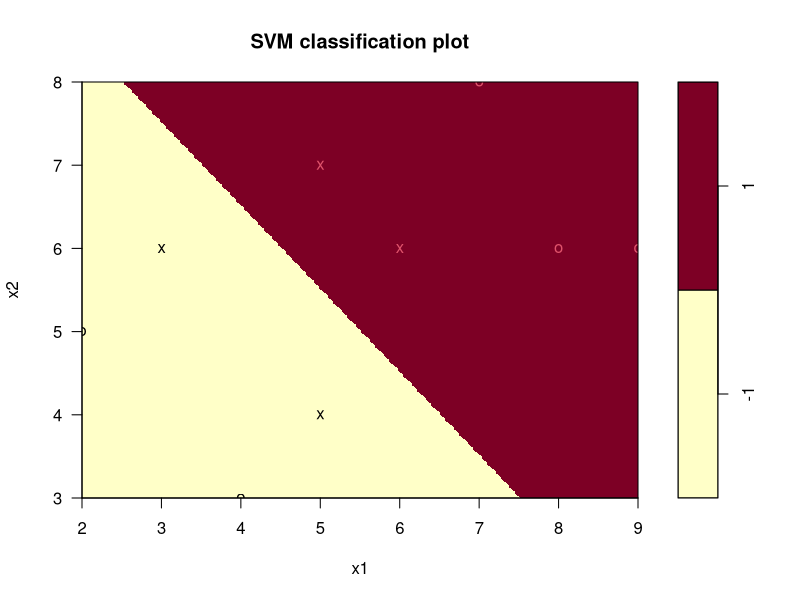

Write the R code that produced this figure. (Note: this script raises an error after producing the figure.)
## ---- chunk 1
library(tidyverse)
## ---- chunk 2
required_packages <- c("tidyverse", "e1071", "Matrix", "quadprog")
lapply(required_packages, function(x) {
  tibble(package=x, version=packageDescription(x, fields = c("Version"))[1])
}) %>% 
  bind_rows() %>%
  knitr::kable()
## ---- chunk 3
train_df <- tibble(
  x1 = c(5, 4, 7, 8, 3, 2, 6, 9, 5),
  x2 = c(7, 3, 8, 6, 6, 5, 6, 6, 4),
  class = c(1, -1, 1, 1, -1, -1, 1, 1, -1)
)

knitr::kable(train_df, booktabs = TRUE,
             align = c('r', 'r', 'r'),
             caption = '선형분리가능 학습표본 데이터')
## ---- chunk 4
library(e1071)
svm_model <- svm(as.factor(class) ~ x1 + x2, data = train_df, kernel = "linear", scale = FALSE)
plot(svm_model, data = train_df, formula = x2 ~ x1, grid = 200)
## ---- chunk 5
w <- t(svm_model$coefs) %*% svm_model$SV
## ---- chunk 6
N <- dim(train_df)[1]
X <- train_df[c('x1', 'x2')] %>% as.matrix()
y <- train_df[['class']] %>% as.numeric()

d <- rep(1, N)
D <- (y %*% t(y)) * (X %*% t(X))
## ---- chunk 7
D_pd <- Matrix::nearPD(D, doSym = T)$mat %>% as.matrix()
## ---- chunk 8
A <- cbind(
  y,
  -y,
  diag(N)
)
b_zero <- rep(0, 2 + N)
## ---- chunk 9
res <- quadprog::solve.QP(D_pd, d, A, b_zero)
alpha_sol <- res$solution
obj_val <- -res$value
## ---- chunk 10
knitr::kable(
  tibble(
    variable = paste0("alpha_", 1:N),
    solution = round(res$solution, digits = 4) 
    ),
  booktabs = TRUE,
  align = c('c', 'c'),
  caption = '이차계획문제의 최적해')
## ---- chunk 11
w <- colSums(alpha_sol * y * X)
print(w)

sv_ind <- which(round(alpha_sol, digits = 4) > 0)
b <- mean((1 - y[sv_ind] * (X[sv_ind, ] %*% w)) / y[sv_ind])
print(b)
## ---- chunk 12
inseparable_train_df <- bind_rows(train_df, 
                                  tibble(x1 = 7, x2 = 6, class = -1))

knitr::kable(inseparable_train_df, booktabs = TRUE,
             align = c('r', 'r', 'r'),
             caption = '선형분리불가능 학습표본 데이터')
## ---- chunk 13
library(e1071)
svm_model <- svm(as.factor(class) ~ x1 + x2, data = inseparable_train_df, 
                 kernel = "linear", cost = 1, scale = FALSE)
plot(svm_model, data = inseparable_train_df, formula = x2 ~ x1, grid = 200)
## ---- chunk 14
w <- t(svm_model$coefs) %*% svm_model$SV
## ---- chunk 15
svm_model <- svm(as.factor(class) ~ x1 + x2, data = inseparable_train_df,
                 kernel = "linear", scale = FALSE,
                 type = "C-classification", cost = 1)
## ---- chunk 16
N <- dim(inseparable_train_df)[1]
X <- inseparable_train_df[c('x1', 'x2')] %>% as.matrix()
y <- inseparable_train_df[['class']] %>% as.numeric()

sv_ind <- svm_model$index
alpha_sol <- vector("numeric", N)
alpha_sol[sv_ind] <- drop(svm_model$coefs[, 1]) / y[sv_ind]
## ---- chunk 17
knitr::kable(
  tibble(
    variable = paste0("alpha_", 1:N),
    solution = round(alpha_sol, digits = 4)
    ),
  booktabs = TRUE,
  align = c('c', 'c'),
  caption = '이차계획문제의 최적해: 선형 분리 불가능 경우')
## ---- chunk 18
w <- colSums(alpha_sol * y * X)
print(w)
## ---- chunk 19
ind <- sv_ind[alpha_sol[sv_ind] < svm_model$cost]
b <- mean((1 - y[ind] * (X[ind, ] %*% w)) / y[ind])
print(b)
## ---- chunk 20
w <- t(svm_model$coefs) %*% svm_model$SV
print(w)

b <- -svm_model$rho
print(b)
## ---- chunk 21
svm_models <- lapply(c(1, 5, 100), function(C)
  svm(as.factor(class) ~ x1 + x2, data = inseparable_train_df,
      kernel = "linear", scale = FALSE,
      type = "C-classification", cost = C))

getHyperplane <- function(model) {
  list(C = model$cost,
       w = paste(round(t(model$coefs) %*% model$SV, digits = 2), collapse = ", "),
       b = -round(model$rho, digits = 2),
       sv = paste(model$index, collapse = ", "),
       misclassified = paste(which(model$fitted != as.factor(inseparable_train_df$class)), collapse = ", "))
}

svm_summary <- lapply(svm_models, getHyperplane) %>% bind_rows()
## ---- chunk 22
svm_summary %>%
  knitr::kable(
    booktabs = TRUE,
    align = c('c', 'c', 'c', 'c', 'c'),
    col.names = c("페널티 단가 $C$",
                  "$(w_1, w_2)$",
                  "$b$",
                  "서포트 벡터 객체",
                  "오분류 객체"),
    caption = '페널티 단가 C에 따른 하이퍼플레인 계수 및 결과')
## ---- chunk 23
plot(svm_models[[2]], data = inseparable_train_df, formula = x2 ~ x1, grid = 200)
## ---- chunk 24
nonlinear_train_df <- tibble(
  x1 = c(5, 4, 7, 8, 3, 2, 6, 9, 5), 
  x2 = c(7, 3, 8, 6, 6, 5, 6, 6, 4), 
  class = c(1, -1, -1, -1, 1, 1, 1, -1, -1)
)

knitr::kable(nonlinear_train_df, booktabs = TRUE,
             align = c('r', 'r', 'r'),
             caption = '비선형 SVM 학습표본 데이터')
## ---- chunk 25
library(e1071)
svm_model <- svm(as.factor(class) ~ x1 + x2, data = nonlinear_train_df, 
                 kernel = "polynomial", coef0 = 1, gamma = 1, degree = 2,
                 cost = 5, scale = FALSE)
plot(svm_model, data = nonlinear_train_df, formula = x2 ~ x1, grid = 200)
## ---- chunk 26
svm_model <- svm(as.factor(class) ~ x1 + x2, data = nonlinear_train_df, 
                 kernel = "polynomial", coef0 = 1, gamma = 1, degree = 2,
                 scale = FALSE)
## ---- chunk 27
svm_models <- lapply(
  c(1, 5, 100),
  function(C)
    svm(as.factor(class) ~ x1 + x2, data = nonlinear_train_df,
        kernel = "polynomial", coef0 = 1, gamma = 1, degree = 2,
        cost = C, scale = FALSE)
)

getSummary <- function(model) {
  list(C = model$cost,
       sv = paste(model$index, collapse = ", "),
       misclassified = paste(which(model$fitted != as.factor(nonlinear_train_df$class)), collapse = ", "))
}

svm_summary <- lapply(svm_models, getSummary) %>% bind_rows()
## ---- chunk 28
svm_summary %>%
  knitr::kable(
    booktabs = TRUE,
    align = c('c', 'c', 'c'),
    col.names = c("페널티 단가 $C$",
                  "서포트 벡터 객체",
                  "오분류 객체"),
    caption = '페널티 단가 C에 따른 비선형 SVM 결과')
## ---- chunk 29
svm_model <- svm(as.factor(class) ~ x1 + x2, data = nonlinear_train_df, 
                 kernel = "radial", gamma = 1,
                 cost = 5, scale = FALSE)
plot(svm_model, data = nonlinear_train_df, formula = x2 ~ x1, grid = 200)
## ---- chunk 30
svm_model <- svm(as.factor(class) ~ x1 + x2, data = nonlinear_train_df, 
                 kernel = "sigmoid", gamma = 0.01, coef0 = -1,
                 cost = 5, scale = FALSE)
plot(svm_model, data = nonlinear_train_df, formula = x2 ~ x1, grid = 200)
## ---- chunk 31
svm_model <- svm(as.factor(class) ~ x1 + x2, data = nonlinear_train_df, 
                 type = "nu-classification", 
                 kernel = "radial", gamma = 1,
                 nu = 0.5, scale = FALSE)
plot(svm_model, data = nonlinear_train_df, formula = x2 ~ x1, grid = 200)
